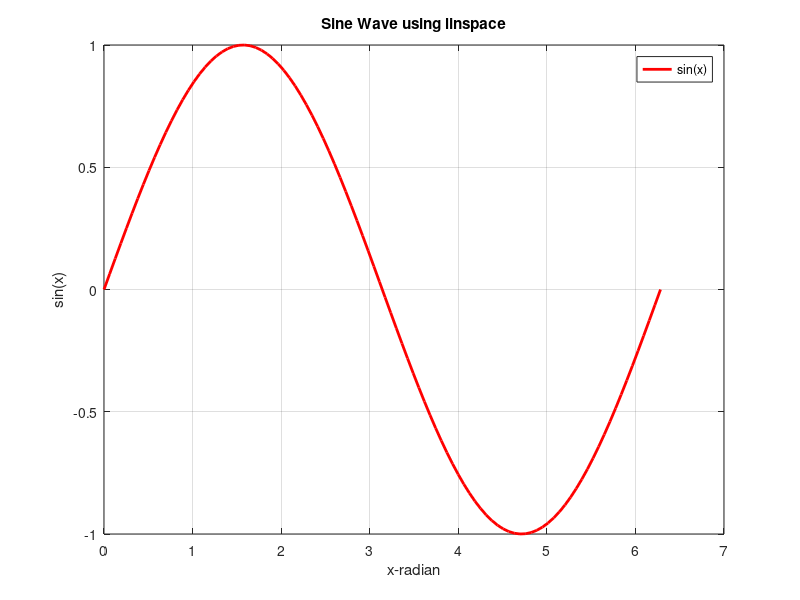

Write the MATLAB code that produced this figure.
%Lab3
%Q1
a=2;
b='MBD Diploma';
c=[1 2;3 4;5 6];
CellArray={a,b,c,'hello world'};
disp(CellArray);

%Q2
person.name='Mariam';
person.age=22;
person.city='beni suef;';
disp(['Name: ', person.name])
disp(['Age: ', num2str(person.age)])
disp(['City: ', person.city])

%Q3
str1= 'mariam';
str2= 'abozaid';
strNew= [str1 '' str2];
disp(strNew);
disp(strcat(str1,str2));

%Q4
a=input('enter your number');
if mod(a,2) ==0
    disp(['the number ',num2str(a),' is even']);
else
    disp(['the number ',num2str(a),' is odd']);
end

%Q5
for i=1:10
    disp(i);
end

%Q6
x = linspace(0, 2*pi, 100);  
y = sin(x);                  
plot(x, y,'r','LineWidth', 2)   
xlabel('x-radian')
ylabel('sin(x)')
title('Sine Wave using linspace')
grid on
legend('sin(x)')



    

